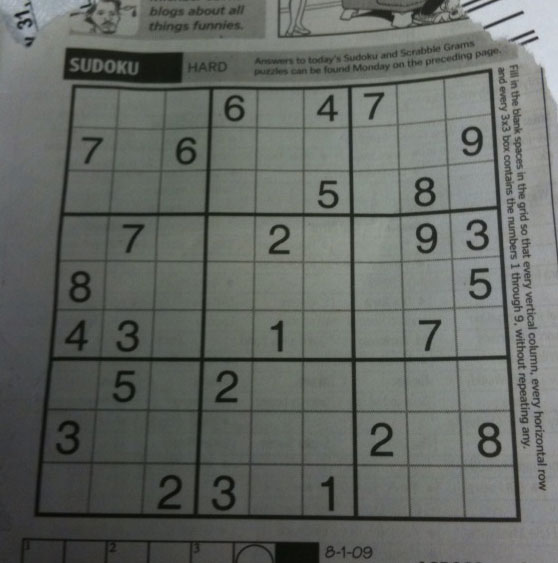
#> input picture day02_opencv_color/sudoku.png, 558 x 563 px
$ python step2_otsu.py
#> lines starting #> are read from the running program, lines starting #| are printed output that depends on the picture; after the words box and inside, x2 and y2 are one past the last pixel; in counts of white or black regions, pixels touching at a corner belong together
import cv2 as cv
import numpy as np
import urllib.request
import os

# 이미지 읽기 (그레이스케일)
def get_sample(filename):
#> called with filename = 'sudoku.png'
    if not os.path.exists(filename):
        url = f"https://raw.githubusercontent.com/opencv/opencv/master/samples/data/{filename}"
        urllib.request.urlretrieve(url, filename)
    return cv.imread(filename)
#> returned value is the input picture: shape (563, 558, 3); mean B, G, R 99.5, 104.1, 100

img = get_sample("sudoku.png")
img = cv.imread('sudoku.png', cv.IMREAD_GRAYSCALE)
#> img: shape (563, 558); min 7, max 218, mean 101.8

assert img is not None, "file could not be read, check with os.path.exists()"
img = cv.medianBlur(img,5)

# 창 생성
def nothing(x):
    pass

cv.namedWindow('trackbar')

# 트랙바 생성
# — manual_thresh (0~255, 초기값 127) — 수동 이진화용
# — mode: 0=Otsu만, 1=수동+ Otsu 비교

cv.createTrackbar('manual_thresh', 'trackbar', 127, 255, nothing)
cv.createTrackbar('mode', 'trackbar', 0, 1, nothing)

# 반복문
while(1):
    # 수동 이진화
    # — cv.threshold(img, manual_thresh, 255, cv.THRESH_BINARY)
    manual_thresh = cv.getTrackbarPos('manual_thresh', 'trackbar')
    ret1,th1 = cv.threshold(img, manual_thresh, 255, cv.THRESH_BINARY)
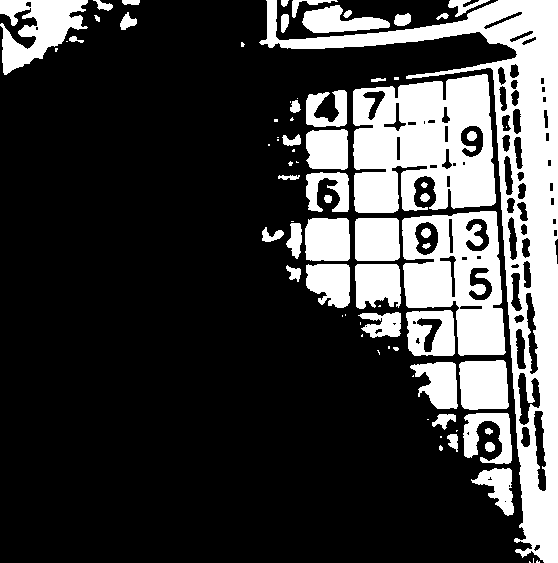
#> th1: shape (563, 558); 25.2% white; 79 white regions (32 under 20 px), largest, box (x1, y1, x2, y2) and area: (259, 0, 558, 563) 27086, (353, 74, 496, 213) 15195, (402, 211, 506, 356) 9242
#> ret1 = 127

    # Otsu 자동 이진화
    # — cv.threshold(img, 0, 255, cv.THRESH_BINARY + cv.THRESH_OTSU)
    # — 반환값 중 ret이 실제 계산된 임계값
    ret2,th2 = cv.threshold(img, 0, 255, cv.THRESH_BINARY + cv.THRESH_OTSU)
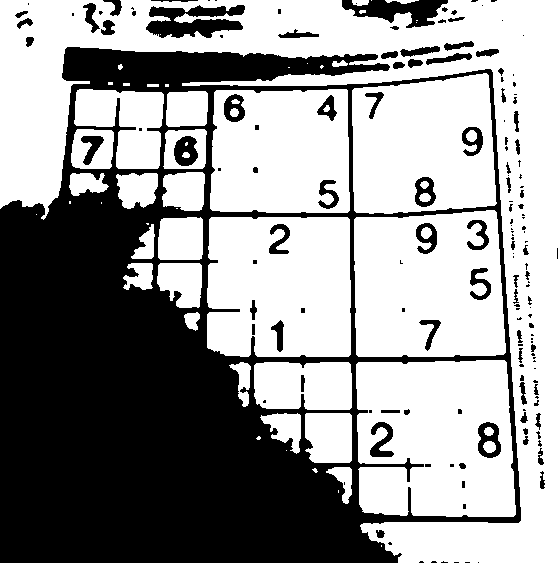
#> th2: shape (563, 558); 59.5% white; 162 black regions (87 under 20 px), largest, box (x1, y1, x2, y2) and area: (0, 47, 521, 563) 114286, (146, 5, 245, 38) 2044, (342, 0, 448, 28) 1570
#> ret2 = 97

    # 2개 또는 3개 비교 표시
    # — mode가 0이면: 원본 | 수동 | Otsu
    # — mode가 1이면: 원본 | 수동 | Otsu
    mode = cv.getTrackbarPos('mode', 'trackbar')
    if mode == 0:
        combined = np.hstack([img, th1])
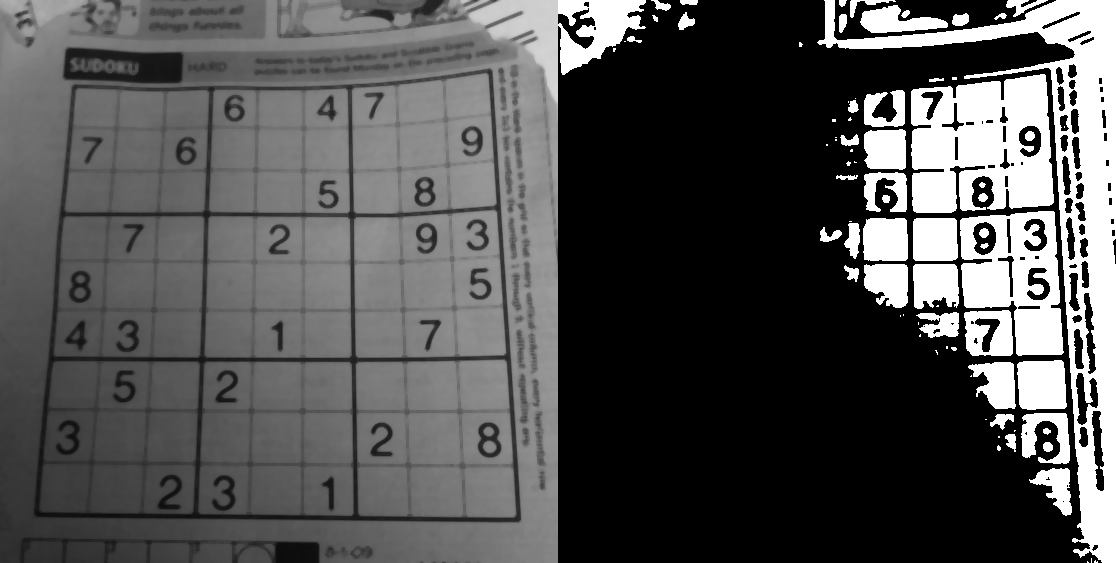
#> combined: shape (563, 1116); min 0, max 255, mean 83.5
    else:
        combined = np.hstack([img, th1, th2])

    # Otsu 임계값을 화면에 표시
    # — cv.putText(otsu_th, f'Otsu: {ret_otsu:.0f}', ...)
    cv.putText(combined, f'Otsu: {ret2:.0f}', (10, 30),
               cv.FONT_HERSHEY_SIMPLEX, 1, (255, 255, 255), 2)
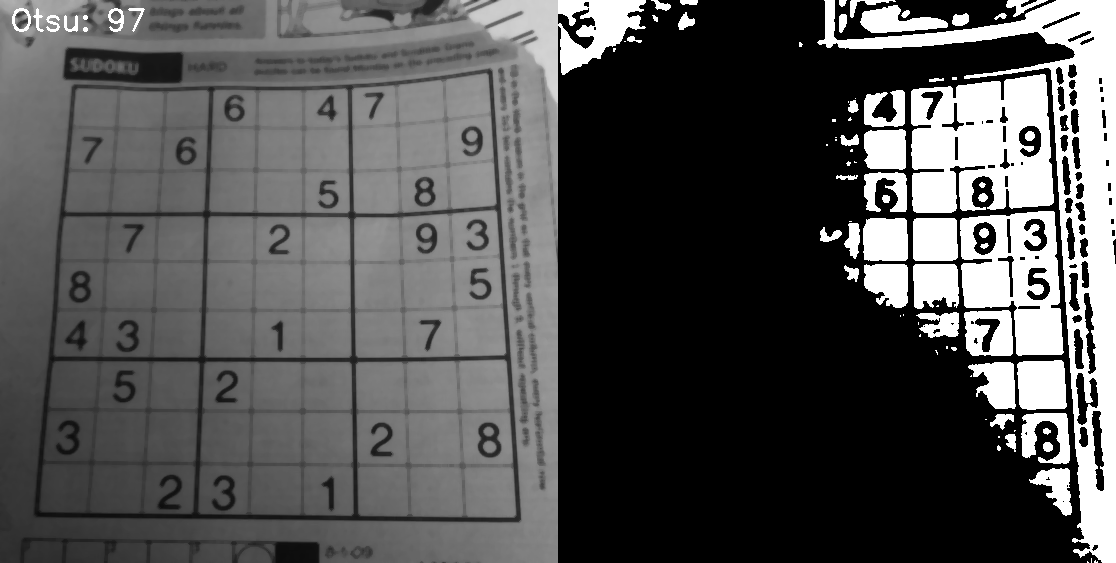
#> combined: shape (563, 1116); 0.13% of pixels changed, all inside (x1, y1, x2, y2) = (12, 8, 145, 32)

    cv.imshow('trackbar', combined)

    # 'q' → 종료
    if cv.waitKey(1) == ord('q'):
#> (key q is pressed here)
        break

cv.destroyAllWindows()

$ run again, with day02_opencv_color/gradient.png copied over day02_opencv_color/sudoku.png
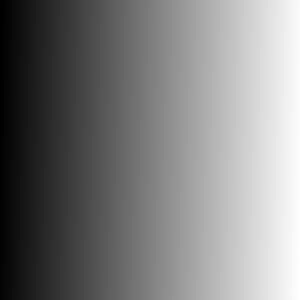
#> input picture day02_opencv_color/gradient.png, 300 x 300 px
#> in get_sample, returned value is the input picture: shape (300, 300, 3); mean B, G, R 126.5, 126.5, 126.5
#> `ret1,th1 = cv.threshold(img, manual_thresh, 255, cv.THRESH_BINARY)`:
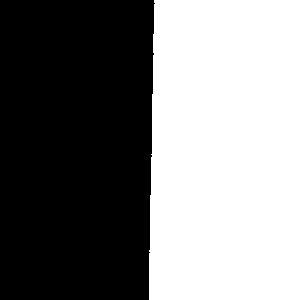
#> th1: shape (300, 300); 49.5% white; 1 white region, box (x1, y1, x2, y2) and area: (149, 0, 300, 300) 44567
#> ret1 = 127
#> th2: shape (300, 300); 49.9% white; 1 white region, box (x1, y1, x2, y2) and area: (147, 0, 300, 300) 44946
#> ret2 = 126
#> `cv.putText(combined, f'Otsu: {ret2:.0f}', (10, 30), cv.FONT_HERSHEY_SI..`:
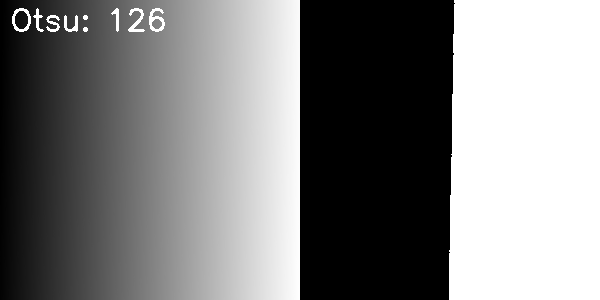
#> combined: shape (300, 600); min 0, max 255, mean 127.3
